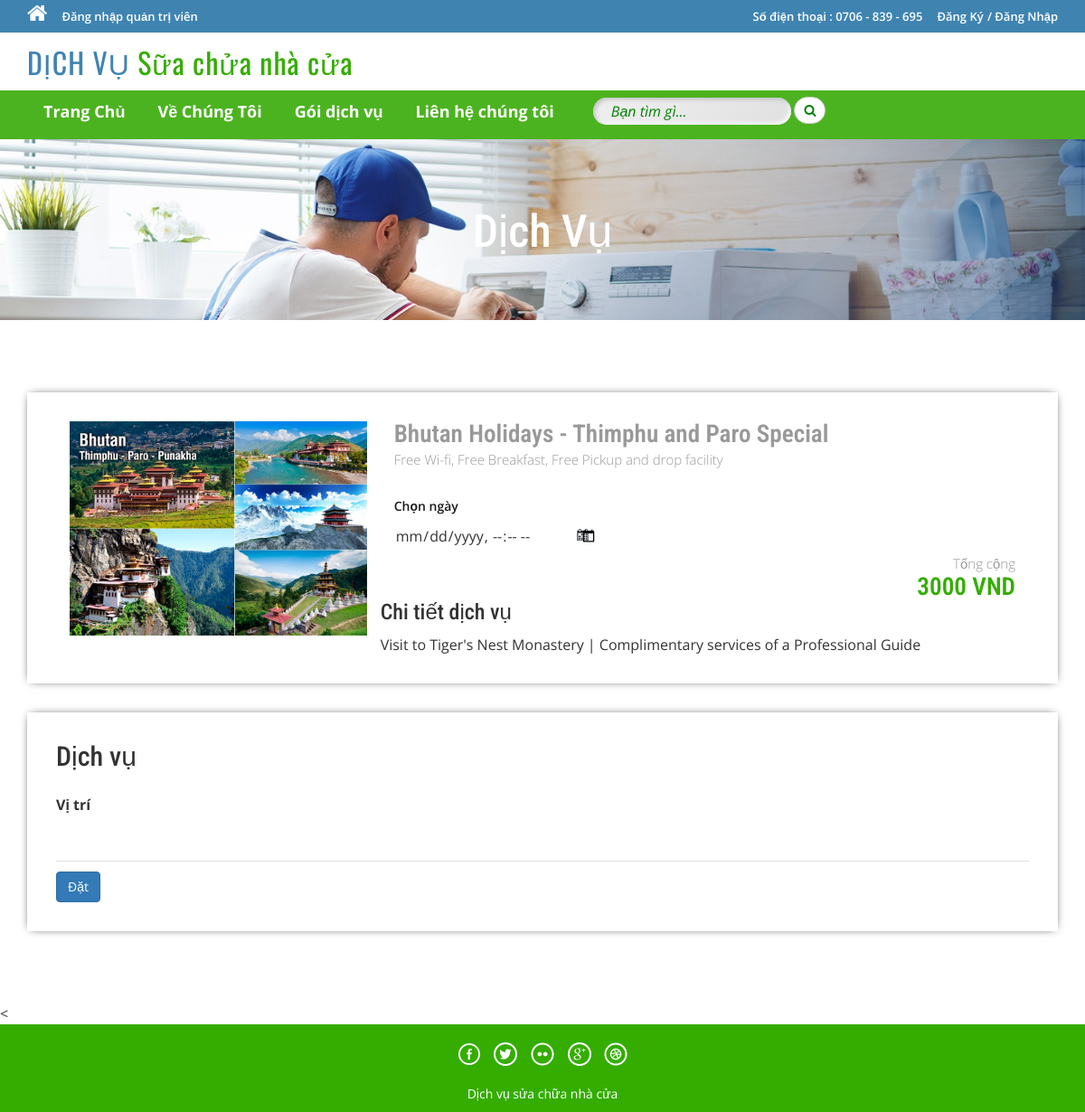
Screenshot of /package-details.php?pkgid=2 with the database file from the repository.
### tables this page shows
CREATE TABLE `tbltourpackages` (
  `PackageId` int(11) NOT NULL,
  `PackageName` varchar(200) DEFAULT NULL,
  `PackageType` varchar(150) DEFAULT NULL,
  `PackageLocation` varchar(100) DEFAULT NULL,
  `PackagePrice` int(11) DEFAULT NULL,
  `PackageFetures` varchar(255) DEFAULT NULL,
  `PackageDetails` mediumtext DEFAULT NULL,
  `PackageImage` varchar(100) DEFAULT NULL,
  `Creationdate` timestamp NULL DEFAULT current_timestamp(),
  `UpdationDate` timestamp NULL DEFAULT NULL ON UPDATE current_timestamp()
);

### package-details.php (the view, shortened to what this page needs)
<?php
include('includes/config.php');
?>
<!DOCTYPE HTML>
<html>
<head>
<link href="css/bootstrap.css" rel='stylesheet' type='text/css' />
<link href="css/style.css" rel='stylesheet' type='text/css' />
<link href="css/font-awesome.css" rel="stylesheet">
<link href="css/animate.css" rel="stylesheet" type="text/css" media="all">
<link rel="stylesheet" href="css/jquery-ui.css" />
</head>
<body>
<?php include('includes/header.php');?>
<div class="banner-3">
	<div class="container">
		<h1 class="wow zoomIn animated animated" data-wow-delay=".5s" style="visibility: visible; animation-delay: 0.5s; animation-name: zoomIn;"> Dịch Vụ</h1>
	</div>
</div>
<div class="selectroom">
	<div class="container">
<?php
$pid=intval($_GET['pkgid']);
$sql = "SELECT * from tbltourpackages where PackageId=:pid";
$query = $dbh->prepare($sql);
$query -> bindParam(':pid', $pid, PDO::PARAM_STR);
$query->execute();
$results=$query->fetchAll(PDO::FETCH_OBJ);
if($query->rowCount() > 0)
{
foreach($results as $result)
{	?>
<form name="book" method="post">
		<div class="selectroom_top">
			<div class="col-md-4 selectroom_left wow fadeInLeft animated" data-wow-delay=".5s">
				<img src="admin/pacakgeimages/<?php echo htmlentities($result->PackageImage);?>" class="img-responsive" alt="">
			</div>
			<div class="col-md-8 selectroom_right wow fadeInRight animated" data-wow-delay=".5s">
				<h2><?php echo htmlentities($result->PackageName);?></h2>
					<p><b></b> <?php echo htmlentities($result->PackageFetures);?></p>
					<div class="ban-bottom">
				<div class="bnr-right">
				<label class="inputLabel">Chọn ngày</label>
				<input class="date" id="toDatetime" type="datetime-local" name="fromdate" required="">
			</div>
			</div>
						<div class="clearfix"></div>
				<div class="grand">
					<p>Tổng cộng</p>
					<h3><?php echo htmlentities($result->PackagePrice);?> VND</h3>
				</div>
			</div>
		<h3>Chi tiết dịch vụ</h3>
				<p style="padding-top: 1%"><?php echo htmlentities($result->PackageDetails);?> </p>
		</div>
		<div class="selectroom_top">
			<h2>Dịch vụ</h2>
			<div class="selectroom-info animated wow fadeInUp animated" data-wow-duration="1200ms" data-wow-delay="500ms" style="visibility: visible; animation-duration: 1200ms; animation-delay: 500ms; animation-name: fadeInUp; margin-top: -70px">
				<ul>
					<li class="spe">
						<label class="inputLabel">Vị trí</label>
						<input class="special" type="text" name="comment" required="">
					</li>
					<?php if($_SESSION['login'])
					{?>
						<li class="spe" align="center">
					<button type="submit" name="submit2" class="btn-primary btn" >Đặt</button>
						</li>
						<?php } else {?>
							<li class="sigi" align="center" style="margin-top: 1%">
							<a href="#" data-toggle="modal" data-target="#myModal4" class="btn-primary btn" > Đặt</a></li>
							<?php } ?>
				</ul>
			</div>
		</div>
		</form>
<?php }} ?>
	</div>
</div>
<
<?php include('includes/footer.php');?>
</body>
</html>

### css/style.css (style rules this page uses)
html, body { font-size: 100%; background: #fff; font-family: 'Open Sans', sans-serif; }
body a,.grid_1,plan_1,plan_1.one,plan_1.two,i.icon1, i.icon2, i.icon3, i.icon4, i.icon5, i.icon6 { transition:0.5s all; -webkit-transition:0.5s all; -moz-transition:0.5s all; -o-transition:0.5s all; -ms-transition:0.5s all; }
h1,h2,h3,h4,h5,h6 { margin:0; font-family: 'Roboto Condensed', sans-serif; }
p { margin:0; }
ul { margin:0; padding:0; }
label { margin:0; }
.date { border: none; outline: none; background: url(../images/date-icon.png) no-repeat 95.5% 45% #fff; cursor: pointer; }
.ban-top .inputLabel,.ban-bottom .inputLabel { display: block; font-weight: 600; font-size: 14px; margin-bottom: 5px; color: #191919; }
.bnr-right { float: left; width:50%; }
.ban-bottom { margin-top: 30px; }
.banner-3 { background: url(../images/Ảnh/maygiat.jpeg)no-repeat; background-size: cover; -webkit-background-size: cover; -o-background-size: cover; -ms-background-size: cover; -moz-background-size: cover; min-height:200px; }
.banner-3 h1 { font-size: 50px; margin-bottom: 40px; padding: 1.5em 0 0; text-align: center; color: #fff; }
.selectroom { padding: 5em 0 3em; }
.selectroom_top { padding: 2em; box-shadow: 0px 0px 10px -4px #000; margin-bottom: 2em; }
.grand { text-align: right; }
.selectroom_right h2 { font-size: 1.7em; color: #999; font-weight: 600; margin: 0; }
.selectroom_right h3 { font-size: 1.7em; font-weight: 600; color:#34ad00; }
.selectroom_right p { font-size: 15px; line-height: 1.6em; font-weight: 300; color: #999; }
.selectroom-info li { display: inline-block; float: left; }
.selectroom input[type="text"] { width: 92%; color: #9E9E9E; outline: none; font-size: 14px; padding: 10px 0px; border: none; border-bottom:1px solid rgba(0,0,0,.12); -webkit-appearance: none; margin-top: 10px; }
.selectroom-info ul { margin-top: 3em; }
li.spe { width: 100%; margin-top: 3em; }
li.spe input[type="text"] { width: 100%; }

### rows the page displays
tbltourpackages: PackageImage (picture), PackageName "Bhutan Holidays - Thimphu and Paro Special", PackageFetures "Free Wi-fi, Free Breakfast, Free Pickup and drop facility", PackagePrice "3000", PackageDetails "Visit to Tiger's Nest Monastery | Complimentary services of a Professional Guide"
